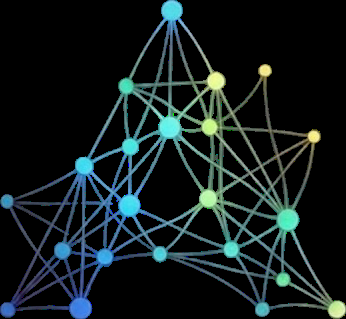
#> input picture arcana/assets/arcana-mark.png, 346 x 319 px
$ python lab_transfer.py --style assets/arcana-mark.png --content_dir assets
#> lines starting #> are read from the running program, lines starting #| are printed output that depends on the picture
### arcana/cvio.py
# cvio.py — OpenCV file IO that survives non-ASCII paths
#
# cv2.imread and cv2.imwrite pass the filename to the C++ layer as bytes in the
# system locale encoding. On Windows that is a legacy code page (cp1252 here), so
# any path containing a character outside it -- "café", "señor", "日本", most
# non-English photo libraries -- simply fails. imread returns None and imwrite
# returns False, neither of which raises, so images vanish from an index with
# nothing but a warning line.
#
# Reading the bytes ourselves and handing OpenCV a buffer sidesteps the encoding
# entirely: Python opens the file with the correct wide-character API.

from __future__ import annotations

import os

import cv2
import numpy as np


def imread_unicode(path: str, flags: int = cv2.IMREAD_COLOR):
    """
    cv2.imread that works for any path Python can open.

    Returns the decoded image, or None if the file is missing or not decodable --
    matching cv2.imread's contract so call sites need no other change.
    """
#> called with path = 'assets/arcana-mark.png', flags = 1
    try:
        with open(path, "rb") as f:
            buf = np.frombuffer(f.read(), dtype=np.uint8)
    except OSError:
        return None
    if buf.size == 0:
        return None
    try:
        return cv2.imdecode(buf, flags)
#> returned value is the input picture: shape (319, 346, 3); mean B, G, R 28.9, 27.8, 18.3
#| Style size: 346x319
    except cv2.error:
        return None


def imwrite_unicode(path: str, img, params: list[int] | None = None) -> bool:
    """
    cv2.imwrite that works for any path Python can create.

    Encodes in memory, then writes the bytes. Returns True on success.
    """
    ext = os.path.splitext(path)[1]
    if not ext:
        ext = ".png"
    try:
        ok, buf = cv2.imencode(ext, img, params or [])
    except cv2.error:
        return False
    if not ok:
        return False
    try:
        with open(path, "wb") as f:
            f.write(buf.tobytes())
    except OSError:
        return False
    return True


# The encoders all resize to 224x224, so decoding a 24-megapixel photograph at
# full resolution and then throwing 99.9% of the pixels away is the single most
# expensive thing indexing does. Measured over 64 real photographs (4000x6000),
# per image, end to end:
#
#     full decode                       187.2 ms   (169.6 of it in the resize)
#     1/4-scale decode                   21.2 ms   -> 8.8x
#
# JPEG's DCT structure makes reduced-scale decoding nearly free -- libjpeg skips
# coefficients rather than decoding and downsampling. The cost is a slightly
# different resampling path, measured against full-resolution embeddings on the
# same 48 photographs:
#
#     1/2  mean cosine 0.9996, nearest-neighbour agreement 98%
#     1/4  mean cosine 0.9994, nearest-neighbour agreement 96%
#     1/8  mean cosine 0.9978, nearest-neighbour agreement 94%
#
# 1/4 is the chosen default: the vectors are the same to four decimal places and
# the neighbour disagreements are near-ties. Anything below MIN_SIDE would start
# feeding the encoder an image smaller than its own input, which is a real loss
# rather than a rounding difference, so small pictures step back up.
ENCODER_MIN_SIDE = 256


# [17 lines left out: function imread_for_encoder, not called in this run]

### arcana/lab_transfer.py
"""
Test script for LAB color transfer (Reinhard et al. method).

Usage:
    python test_lab_transfer.py --style path/to/style.jpg --content_dir path/to/images/ --output_dir path/to/output/

This applies the color palette from the style image to all images in content_dir.
"""

import numpy as np
import cv2
try:
    from .cvio import imread_unicode, imwrite_unicode
except ImportError:
    from cvio import imread_unicode, imwrite_unicode
import os
import argparse
from pathlib import Path
from PIL import Image
import time


def lab_color_transfer(content: np.ndarray, style: np.ndarray, strength: float = 1.0) -> np.ndarray:
    """
    Transfer colors from style image to content using LAB mean/std matching.

    Args:
        content: Content image (BGR, uint8)
        style: Style/reference image (BGR, uint8)
        strength: Blend strength 0.0-1.0 (1.0 = full transfer)

    Returns:
        Result image (BGR, uint8)
    """
#> called with strength = 1
    # Convert to LAB (float32 for precision)
    content_lab = cv2.cvtColor(content, cv2.COLOR_BGR2LAB).astype(np.float32)
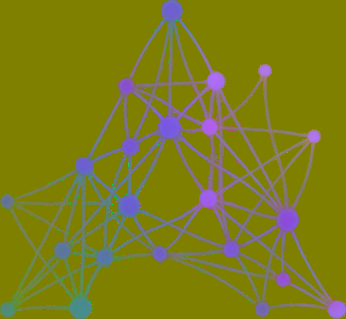
#> content_lab: shape (319, 346, 3) float32; mean B, G, R 28.1, 125.7, 126.4
    style_lab = cv2.cvtColor(style, cv2.COLOR_BGR2LAB).astype(np.float32)

    # Compute channel-wise mean and std
    content_mean, content_std = cv2.meanStdDev(content_lab)
#> content_mean = [28.08, 125.7, 126.4]; content_std = [57.1, 8.04, 9.66]
    style_mean, style_std = cv2.meanStdDev(style_lab)
#> style_mean = [28.08, 125.7, 126.4]; style_std = [57.1, 8.04, 9.66]

    # Flatten to 1D arrays
    content_mean = content_mean.flatten()
    content_std = content_std.flatten()
    style_mean = style_mean.flatten()
    style_std = style_std.flatten()

    # Avoid division by zero
    content_std = np.where(content_std < 1e-6, 1e-6, content_std)

    # Vectorized transfer: normalize then rescale
    # x' = (x - content_mean) * (style_std / content_std) + style_mean
    result_lab = content_lab.copy()
    for c in range(3):
        result_lab[:, :, c] = (content_lab[:, :, c] - content_mean[c]) * (style_std[c] / content_std[c]) + style_mean[c]

    # Blend with original based on strength
    if strength < 1.0:
        result_lab = content_lab * (1 - strength) + result_lab * strength

    # Clip to valid LAB range and convert back
    result_lab[:, :, 0] = np.clip(result_lab[:, :, 0], 0, 255)  # L: 0-255 in OpenCV
    result_lab[:, :, 1] = np.clip(result_lab[:, :, 1], 0, 255)  # A: 0-255 (centered at 128)
    result_lab[:, :, 2] = np.clip(result_lab[:, :, 2], 0, 255)  # B: 0-255 (centered at 128)

    result_bgr = cv2.cvtColor(result_lab.astype(np.uint8), cv2.COLOR_LAB2BGR)
    return result_bgr


def lab_color_transfer_pil(content: Image.Image, style: Image.Image, strength: float = 1.0) -> Image.Image:
    """PIL wrapper for lab_color_transfer."""
    content_bgr = cv2.cvtColor(np.array(content), cv2.COLOR_RGB2BGR)
    style_bgr = cv2.cvtColor(np.array(style), cv2.COLOR_RGB2BGR)

    result_bgr = lab_color_transfer(content_bgr, style_bgr, strength)

    result_rgb = cv2.cvtColor(result_bgr, cv2.COLOR_BGR2RGB)
    return Image.fromarray(result_rgb)


def batch_transfer(style_path: str, content_dir: str, output_dir: str,
                   strength: float = 1.0, max_images: int = 20):
    """
    Apply LAB color transfer to a batch of images.

    Args:
        style_path: Path to style/reference image
        content_dir: Directory containing content images
        output_dir: Directory to save results
        strength: Transfer strength 0.0-1.0
        max_images: Maximum number of images to process
    """
    # Load style image
    style_img = imread_unicode(style_path)
    if style_img is None:
        raise ValueError(f"Could not load style image: {style_path}")

    print(f"Style image: {style_path}")
    print(f"Style size: {style_img.shape[1]}x{style_img.shape[0]}")

    # Create output directory
    os.makedirs(output_dir, exist_ok=True)

    # Get list of image files
    content_path = Path(content_dir)
    image_extensions = {'.jpg', '.jpeg', '.png', '.bmp', '.tiff', '.webp'}
    image_files = [f for f in content_path.iterdir()
                   if f.suffix.lower() in image_extensions][:max_images]

    print(f"\nProcessing {len(image_files)} images from {content_dir}")
    print(f"Output directory: {output_dir}")
    print(f"Strength: {strength}")
    print("-" * 50)

    total_time = 0

    for i, img_path in enumerate(image_files):
        start = time.time()

        # Load content image
        content_img = imread_unicode(str(img_path))
        if content_img is None:
            print(f"  [{i+1}/{len(image_files)}] Skipped (could not load): {img_path.name}")
            continue

        # Apply transfer
        result_img = lab_color_transfer(content_img, style_img, strength)

        # Save result
        output_path = Path(output_dir) / f"lab_{img_path.stem}{img_path.suffix}"
        imwrite_unicode(str(output_path), result_img)

        elapsed = time.time() - start
        total_time += elapsed

        print(f"  [{i+1}/{len(image_files)}] {img_path.name} -> {output_path.name} ({elapsed:.3f}s)")

    print("-" * 50)
    print(f"Done! Processed {len(image_files)} images in {total_time:.2f}s")
    print(f"Average: {total_time/len(image_files)*1000:.1f}ms per image")


if __name__ == "__main__":
    parser = argparse.ArgumentParser(description="LAB Color Transfer (Reinhard method)")
    parser.add_argument("--style", required=True, help="Path to style/reference image")
    parser.add_argument("--content_dir", required=True, help="Directory of content images")
    parser.add_argument("--output_dir", default="test_output/lab_transfer", help="Output directory")
    parser.add_argument("--strength", type=float, default=1.0, help="Transfer strength 0.0-1.0")
    parser.add_argument("--max", type=int, default=20, help="Maximum images to process")

    args = parser.parse_args()

    batch_transfer(
        style_path=args.style,
        content_dir=args.content_dir,
        output_dir=args.output_dir,
        strength=args.strength,
        max_images=args.max,
    )
